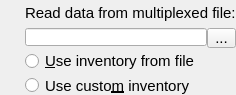
      <widget class="QFrame" name="frameFile">
       <property name="sizePolicy">
        <sizepolicy hsizetype="Expanding" vsizetype="Minimum">
         <horstretch>0</horstretch>
         <verstretch>0</verstretch>
        </sizepolicy>
       </property>
       <property name="minimumSize">
        <size>
         <width>0</width>
         <height>95</height>
        </size>
       </property>
       <property name="maximumSize">
        <size>
         <width>16777215</width>
         <height>95</height>
        </size>
       </property>
       <property name="font">
        <font>
         <pointsize>11</pointsize>
        </font>
       </property>
       <property name="frameShape">
        <enum>QFrame::NoFrame</enum>
       </property>
       <property name="frameShadow">
        <enum>QFrame::Raised</enum>
       </property>
       <layout class="QGridLayout" name="gridLayout">
        <property name="leftMargin">
         <number>25</number>
        </property>
        <property name="topMargin">
         <number>4</number>
        </property>
        <property name="rightMargin">
         <number>0</number>
        </property>
        <property name="bottomMargin">
         <number>0</number>
        </property>
        <property name="verticalSpacing">
         <number>6</number>
        </property>
        <item row="2" column="0">
         <widget class="QRadioButton" name="radioButtonFileInventory">
          <property name="font">
           <font>
            <pointsize>11</pointsize>
           </font>
          </property>
          <property name="toolTip">
           <string>&lt;html&gt;&lt;head/&gt;&lt;body&gt;&lt;p&gt;By selecting this option the file's stations will be used.&lt;/p&gt;&lt;/body&gt;&lt;/html&gt;</string>
          </property>
          <property name="text">
           <string>&amp;Use inventory from file</string>
          </property>
         </widget>
        </item>
        <item row="0" column="0">
         <widget class="QLabel" name="label_17">
          <property name="sizePolicy">
           <sizepolicy hsizetype="Minimum" vsizetype="Fixed">
            <horstretch>0</horstretch>
            <verstretch>0</verstretch>
           </sizepolicy>
          </property>
          <property name="font">
           <font>
            <pointsize>11</pointsize>
           </font>
          </property>
          <property name="text">
           <string>Read data from multiplexed file:</string>
          </property>
         </widget>
        </item>
        <item row="3" column="0">
         <widget class="QRadioButton" name="radioButtonCustomInventory">
          <property name="font">
           <font>
            <pointsize>11</pointsize>
           </font>
          </property>
          <property name="toolTip">
           <string>&lt;html&gt;&lt;head/&gt;&lt;body&gt;&lt;p&gt;By selecting this option the user will have to specify the stations.&lt;/p&gt;&lt;/body&gt;&lt;/html&gt;</string>
          </property>
          <property name="text">
           <string>Use custo&amp;m inventory</string>
          </property>
         </widget>
        </item>
        <item row="1" column="0">
         <layout class="QHBoxLayout" name="horizontalLayout_6">
          <property name="spacing">
           <number>0</number>
          </property>
          <item>
           <widget class="QLineEdit" name="lineEditFile">
            <property name="font">
             <font>
              <pointsize>11</pointsize>
             </font>
            </property>
            <property name="toolTip">
             <string>&lt;html&gt;&lt;head/&gt;&lt;body&gt;&lt;p&gt;File path of the file to be processed.&lt;/p&gt;&lt;/body&gt;&lt;/html&gt;</string>
            </property>
           </widget>
          </item>
          <item>
           <widget class="QToolButton" name="toolButtonFile">
            <property name="minimumSize">
             <size>
              <width>16</width>
              <height>20</height>
             </size>
            </property>
            <property name="font">
             <font>
              <pointsize>11</pointsize>
             </font>
            </property>
            <property name="toolTip">
             <string>&lt;html&gt;&lt;head/&gt;&lt;body&gt;&lt;table border=&quot;1&quot; style=&quot; margin-top:0px; margin-bottom:10px; margin-left:0px; margin-right:0px;&quot; cellspacing=&quot;2&quot; cellpadding=&quot;0&quot; bgcolor=&quot;#ffffff&quot;&gt;&lt;thead&gt;&lt;tr&gt;&lt;td bgcolor=&quot;#eeddee&quot; style=&quot; vertical-align:bottom; padding-left:5; padding-right:5; padding-top:3; padding-bottom:3;&quot;&gt;&lt;p align=&quot;center&quot;&gt;&lt;span style=&quot; font-family:'sans-serif'; font-weight:600; color:#000000; background-color:#eeddee;&quot;&gt;Format&lt;/span&gt;&lt;/p&gt;&lt;/td&gt;&lt;td bgcolor=&quot;#eeddee&quot; style=&quot; vertical-align:bottom; padding-left:5; padding-right:5; padding-top:3; padding-bottom:3;&quot;&gt;&lt;p align=&quot;center&quot;&gt;&lt;span style=&quot; font-family:'sans-serif'; font-weight:600; color:#000000; background-color:#eeddee;&quot;&gt;Required Module&lt;/span&gt;&lt;/p&gt;&lt;/td&gt;&lt;td bgcolor=&quot;#eeddee&quot; style=&quot; vertical-align:bottom; padding-left:5; padding-right:5; padding-top:3; padding-bottom:3;&quot;&gt;&lt;p align=&quot;center&quot;&gt;&lt;a name=&quot;linked-function-call&quot;/&gt;&lt;span style=&quot; font-family:'sans-serif'; font-weight:600; color:#000000;&quot;&gt;L&lt;/span&gt;&lt;span style=&quot; font-family:'sans-serif'; font-weight:600; color:#000000;&quot;&gt;inked Function Call&lt;/span&gt;&lt;/p&gt;&lt;/td&gt;&lt;/tr&gt;&lt;/thead&gt;&lt;tr&gt;&lt;td bgcolor=&quot;#eeeeff&quot; style=&quot; vertical-align:top; padding-left:5; padding-right:5; padding-top:3; padding-bottom:3;&quot;&gt;&lt;p&gt;&lt;span style=&quot; font-family:'sans-serif'; color:#000000; background-color:#eeeeff;&quot;&gt;MSEED&lt;/span&gt;&lt;/p&gt;&lt;/td&gt;&lt;td bgcolor=&quot;#eeeeff&quot; style=&quot; vertical-align:top; padding-left:5; padding-right:5; padding-top:3; padding-bottom:3;&quot;&gt;&lt;p&gt;&lt;a href=&quot;http://docs.obspy.org/packages/obspy.mseed.html#module-obspy.mseed&quot;&gt;&lt;span style=&quot; font-family:'Consolas,Menlo,Monaco,LucidaConsole,LiberationMono,DejaVuSansMono,BitstreamVeraSansMono,CourierNew,monospace,serif'; font-weight:600; text-decoration: underline; color:#355f7c; background-color:#eeeeff;&quot;&gt;obspy.mseed&lt;/span&gt;&lt;/a&gt;&lt;/p&gt;&lt;/td&gt;&lt;td bgcolor=&quot;#eeeeff&quot; style=&quot; vertical-align:top; padding-left:5; padding-right:5; padding-top:3; padding-bottom:3;&quot;&gt;&lt;p&gt;&lt;a href=&quot;http://docs.obspy.org/packages/autogen/obspy.mseed.core.readMSEED.html#obspy.mseed.core.readMSEED&quot;&gt;&lt;span style=&quot; font-family:'Consolas,Menlo,Monaco,LucidaConsole,LiberationMono,DejaVuSansMono,BitstreamVeraSansMono,CourierNew,monospace,serif'; font-weight:600; text-decoration: underline; color:#355f7c; background-color:#eeeeff;&quot;&gt;obspy.mseed.core.readMSEED()&lt;/span&gt;&lt;/a&gt;&lt;/p&gt;&lt;/td&gt;&lt;/tr&gt;&lt;tr&gt;&lt;td bgcolor=&quot;#eeeeff&quot; style=&quot; vertical-align:top; padding-left:5; padding-right:5; padding-top:3; padding-bottom:3;&quot;&gt;&lt;p&gt;&lt;span style=&quot; font-family:'sans-serif'; color:#000000; background-color:#eeeeff;&quot;&gt;SAC&lt;/span&gt;&lt;/p&gt;&lt;/td&gt;&lt;td bgcolor=&quot;#eeeeff&quot; style=&quot; vertical-align:top; padding-left:5; padding-right:5; padding-top:3; padding-bottom:3;&quot;&gt;&lt;p&gt;&lt;a href=&quot;http://docs.obspy.org/packages/obspy.sac.html#module-obspy.sac&quot;&gt;&lt;span style=&quot; font-family:'Consolas,Menlo,Monaco,LucidaConsole,LiberationMono,DejaVuSansMono,BitstreamVeraSansMono,CourierNew,monospace,serif'; font-weight:600; text-decoration: underline; color:#355f7c; background-color:#eeeeff;&quot;&gt;obspy.sac&lt;/span&gt;&lt;/a&gt;&lt;/p&gt;&lt;/td&gt;&lt;td bgcolor=&quot;#eeeeff&quot; style=&quot; vertical-align:top; padding-left:5; padding-right:5; padding-top:3; padding-bottom:3;&quot;&gt;&lt;p&gt;&lt;a href=&quot;http://docs.obspy.org/packages/autogen/obspy.sac.core.readSAC.html#obspy.sac.core.readSAC&quot;&gt;&lt;span style=&quot; font-family:'Consolas,Menlo,Monaco,LucidaConsole,LiberationMono,DejaVuSansMono,BitstreamVeraSansMono,CourierNew,monospace,serif'; font-weight:600; text-decoration: underline; color:#355f7c; background-color:#eeeeff;&quot;&gt;obspy.sac.core.readSAC()&lt;/span&gt;&lt;/a&gt;&lt;/p&gt;&lt;/td&gt;&lt;/tr&gt;&lt;tr&gt;&lt;td bgcolor=&quot;#eeeeff&quot; style=&quot; vertical-align:top; padding-left:5; padding-right:5; padding-top:3; padding-bottom:3;&quot;&gt;&lt;p&gt;&lt;span style=&quot; font-family:'sans-serif'; color:#000000; background-color:#eeeeff;&quot;&gt;GSE2&lt;/span&gt;&lt;/p&gt;&lt;/td&gt;&lt;td bgcolor=&quot;#eeeeff&quot; style=&quot; vertical-align:top; padding-left:5; padding-right:5; padding-top:3; padding-bottom:3;&quot;&gt;&lt;p&gt;&lt;a href=&quot;http://docs.obspy.org/packages/obspy.gse2.html#module-obspy.gse2&quot;&gt;&lt;span style=&quot; font-family:'Consolas,Menlo,Monaco,LucidaConsole,LiberationMono,DejaVuSansMono,BitstreamVeraSansMono,CourierNew,monospace,serif'; font-weight:600; text-decoration: underline; color:#355f7c; background-color:#eeeeff;&quot;&gt;obspy.gse2&lt;/span&gt;&lt;/a&gt;&lt;/p&gt;&lt;/td&gt;&lt;td bgcolor=&quot;#eeeeff&quot; style=&quot; vertical-align:top; padding-left:5; padding-right:5; padding-top:3; padding-bottom:3;&quot;&gt;&lt;p&gt;&lt;a href=&quot;http://docs.obspy.org/packages/autogen/obspy.gse2.core.readGSE2.html#obspy.gse2.core.readGSE2&quot;&gt;&lt;span style=&quot; font-family:'Consolas,Menlo,Monaco,LucidaConsole,LiberationMono,DejaVuSansMono,BitstreamVeraSansMono,CourierNew,monospace,serif'; font-weight:600; text-decoration: underline; color:#355f7c; background-color:#eeeeff;&quot;&gt;obspy.gse2.core.readGSE2()&lt;/span&gt;&lt;/a&gt;&lt;/p&gt;&lt;/td&gt;&lt;/tr&gt;&lt;tr&gt;&lt;td bgcolor=&quot;#eeeeff&quot; style=&quot; vertical-align:top; padding-left:5; padding-right:5; padding-top:3; padding-bottom:3;&quot;&gt;&lt;p&gt;&lt;span style=&quot; font-family:'sans-serif'; color:#000000; background-color:#eeeeff;&quot;&gt;SEISAN&lt;/span&gt;&lt;/p&gt;&lt;/td&gt;&lt;td bgcolor=&quot;#eeeeff&quot; style=&quot; vertical-align:top; padding-left:5; padding-right:5; padding-top:3; padding-bottom:3;&quot;&gt;&lt;p&gt;&lt;a href=&quot;http://docs.obspy.org/packages/obspy.seisan.html#module-obspy.seisan&quot;&gt;&lt;span style=&quot; font-family:'Consolas,Menlo,Monaco,LucidaConsole,LiberationMono,DejaVuSansMono,BitstreamVeraSansMono,CourierNew,monospace,serif'; font-weight:600; text-decoration: underline; color:#355f7c; background-color:#eeeeff;&quot;&gt;obspy.seisan&lt;/span&gt;&lt;/a&gt;&lt;/p&gt;&lt;/td&gt;&lt;td bgcolor=&quot;#eeeeff&quot; style=&quot; vertical-align:top; padding-left:5; padding-right:5; padding-top:3; padding-bottom:3;&quot;&gt;&lt;p&gt;&lt;a href=&quot;http://docs.obspy.org/packages/autogen/obspy.seisan.core.readSEISAN.html#obspy.seisan.core.readSEISAN&quot;&gt;&lt;span style=&quot; font-family:'Consolas,Menlo,Monaco,LucidaConsole,LiberationMono,DejaVuSansMono,BitstreamVeraSansMono,CourierNew,monospace,serif'; font-weight:600; text-decoration: underline; color:#355f7c; background-color:#eeeeff;&quot;&gt;obspy.seisan.core.readSEISAN()&lt;/span&gt;&lt;/a&gt;&lt;/p&gt;&lt;/td&gt;&lt;/tr&gt;&lt;tr&gt;&lt;td bgcolor=&quot;#eeeeff&quot; style=&quot; vertical-align:top; padding-left:5; padding-right:5; padding-top:3; padding-bottom:3;&quot;&gt;&lt;p&gt;&lt;span style=&quot; font-family:'sans-serif'; color:#000000; background-color:#eeeeff;&quot;&gt;SACXY&lt;/span&gt;&lt;/p&gt;&lt;/td&gt;&lt;td bgcolor=&quot;#eeeeff&quot; style=&quot; vertical-align:top; padding-left:5; padding-right:5; padding-top:3; padding-bottom:3;&quot;&gt;&lt;p&gt;&lt;a href=&quot;http://docs.obspy.org/packages/obspy.sac.html#module-obspy.sac&quot;&gt;&lt;span style=&quot; font-family:'Consolas,Menlo,Monaco,LucidaConsole,LiberationMono,DejaVuSansMono,BitstreamVeraSansMono,CourierNew,monospace,serif'; font-weight:600; text-decoration: underline; color:#355f7c; background-color:#eeeeff;&quot;&gt;obspy.sac&lt;/span&gt;&lt;/a&gt;&lt;/p&gt;&lt;/td&gt;&lt;td bgcolor=&quot;#eeeeff&quot; style=&quot; vertical-align:top; padding-left:5; padding-right:5; padding-top:3; padding-bottom:3;&quot;&gt;&lt;p&gt;&lt;a href=&quot;http://docs.obspy.org/packages/autogen/obspy.sac.core.readSACXY.html#obspy.sac.core.readSACXY&quot;&gt;&lt;span style=&quot; font-family:'Consolas,Menlo,Monaco,LucidaConsole,LiberationMono,DejaVuSansMono,BitstreamVeraSansMono,CourierNew,monospace,serif'; font-weight:600; text-decoration: underline; color:#355f7c; background-color:#eeeeff;&quot;&gt;obspy.sac.core.readSACXY()&lt;/span&gt;&lt;/a&gt;&lt;/p&gt;&lt;/td&gt;&lt;/tr&gt;&lt;tr&gt;&lt;td bgcolor=&quot;#eeeeff&quot; style=&quot; vertical-align:top; padding-left:5; padding-right:5; padding-top:3; padding-bottom:3;&quot;&gt;&lt;p&gt;&lt;span style=&quot; font-family:'sans-serif'; color:#000000; background-color:#eeeeff;&quot;&gt;GSE1&lt;/span&gt;&lt;/p&gt;&lt;/td&gt;&lt;td bgcolor=&quot;#eeeeff&quot; style=&quot; vertical-align:top; padding-left:5; padding-right:5; padding-top:3; padding-bottom:3;&quot;&gt;&lt;p&gt;&lt;a href=&quot;http://docs.obspy.org/packages/obspy.gse2.html#module-obspy.gse2&quot;&gt;&lt;span style=&quot; font-family:'Consolas,Menlo,Monaco,LucidaConsole,LiberationMono,DejaVuSansMono,BitstreamVeraSansMono,CourierNew,monospace,serif'; font-weight:600; text-decoration: underline; color:#355f7c; background-color:#eeeeff;&quot;&gt;obspy.gse2&lt;/span&gt;&lt;/a&gt;&lt;/p&gt;&lt;/td&gt;&lt;td bgcolor=&quot;#eeeeff&quot; style=&quot; vertical-align:top; padding-left:5; padding-right:5; padding-top:3; padding-bottom:3;&quot;&gt;&lt;p&gt;&lt;a href=&quot;http://docs.obspy.org/packages/autogen/obspy.gse2.core.readGSE1.html#obspy.gse2.core.readGSE1&quot;&gt;&lt;span style=&quot; font-family:'Consolas,Menlo,Monaco,LucidaConsole,LiberationMono,DejaVuSansMono,BitstreamVeraSansMono,CourierNew,monospace,serif'; font-weight:600; text-decoration: underline; color:#355f7c; background-color:#eeeeff;&quot;&gt;obspy.gse2.core.readGSE1()&lt;/span&gt;&lt;/a&gt;&lt;/p&gt;&lt;/td&gt;&lt;/tr&gt;&lt;tr&gt;&lt;td bgcolor=&quot;#eeeeff&quot; style=&quot; vertical-align:top; padding-left:5; padding-right:5; padding-top:3; padding-bottom:3;&quot;&gt;&lt;p&gt;&lt;span style=&quot; font-family:'sans-serif'; color:#000000; background-color:#eeeeff;&quot;&gt;Q&lt;/span&gt;&lt;/p&gt;&lt;/td&gt;&lt;td bgcolor=&quot;#eeeeff&quot; style=&quot; vertical-align:top; padding-left:5; padding-right:5; padding-top:3; padding-bottom:3;&quot;&gt;&lt;p&gt;&lt;a href=&quot;http://docs.obspy.org/packages/obspy.sh.html#module-obspy.sh&quot;&gt;&lt;span style=&quot; font-family:'Consolas,Menlo,Monaco,LucidaConsole,LiberationMono,DejaVuSansMono,BitstreamVeraSansMono,CourierNew,monospace,serif'; font-weight:600; text-decoration: underline; color:#355f7c; background-color:#eeeeff;&quot;&gt;obspy.sh&lt;/span&gt;&lt;/a&gt;&lt;/p&gt;&lt;/td&gt;&lt;td bgcolor=&quot;#eeeeff&quot; style=&quot; vertical-align:top; padding-left:5; padding-right:5; padding-top:3; padding-bottom:3;&quot;&gt;&lt;p&gt;&lt;a href=&quot;http://docs.obspy.org/packages/autogen/obspy.sh.core.readQ.html#obspy.sh.core.readQ&quot;&gt;&lt;span style=&quot; font-family:'Consolas,Menlo,Monaco,LucidaConsole,LiberationMono,DejaVuSansMono,BitstreamVeraSansMono,CourierNew,monospace,serif'; font-weight:600; text-decoration: underline; color:#355f7c; background-color:#eeeeff;&quot;&gt;obspy.sh.core.readQ()&lt;/span&gt;&lt;/a&gt;&lt;/p&gt;&lt;/td&gt;&lt;/tr&gt;&lt;tr&gt;&lt;td bgcolor=&quot;#eeeeff&quot; style=&quot; vertical-align:top; padding-left:5; padding-right:5; padding-top:3; padding-bottom:3;&quot;&gt;&lt;p&gt;&lt;span style=&quot; font-family:'sans-serif'; color:#000000; background-color:#eeeeff;&quot;&gt;SH_ASC&lt;/span&gt;&lt;/p&gt;&lt;/td&gt;&lt;td bgcolor=&quot;#eeeeff&quot; style=&quot; vertical-align:top; padding-left:5; padding-right:5; padding-top:3; padding-bottom:3;&quot;&gt;&lt;p&gt;&lt;a href=&quot;http://docs.obspy.org/packages/obspy.sh.html#module-obspy.sh&quot;&gt;&lt;span style=&quot; font-family:'Consolas,Menlo,Monaco,LucidaConsole,LiberationMono,DejaVuSansMono,BitstreamVeraSansMono,CourierNew,monospace,serif'; font-weight:600; text-decoration: underline; color:#355f7c; background-color:#eeeeff;&quot;&gt;obspy.sh&lt;/span&gt;&lt;/a&gt;&lt;/p&gt;&lt;/td&gt;&lt;td bgcolor=&quot;#eeeeff&quot; style=&quot; vertical-align:top; padding-left:5; padding-right:5; padding-top:3; padding-bottom:3;&quot;&gt;&lt;p&gt;&lt;a href=&quot;http://docs.obspy.org/packages/autogen/obspy.sh.core.readASC.html#obspy.sh.core.readASC&quot;&gt;&lt;span style=&quot; font-family:'Consolas,Menlo,Monaco,LucidaConsole,LiberationMono,DejaVuSansMono,BitstreamVeraSansMono,CourierNew,monospace,serif'; font-weight:600; text-decoration: underline; color:#355f7c; background-color:#eeeeff;&quot;&gt;obspy.sh.core.readASC()&lt;/span&gt;&lt;/a&gt;&lt;/p&gt;&lt;/td&gt;&lt;/tr&gt;&lt;tr&gt;&lt;td bgcolor=&quot;#eeeeff&quot; style=&quot; vertical-align:top; padding-left:5; padding-right:5; padding-top:3; padding-bottom:3;&quot;&gt;&lt;p&gt;&lt;span style=&quot; font-family:'sans-serif'; color:#000000; background-color:#eeeeff;&quot;&gt;SLIST&lt;/span&gt;&lt;/p&gt;&lt;/td&gt;&lt;td bgcolor=&quot;#eeeeff&quot; style=&quot; vertical-align:top; padding-left:5; padding-right:5; padding-top:3; padding-bottom:3;&quot;&gt;&lt;p&gt;&lt;a href=&quot;http://docs.obspy.org/packages/obspy.core.html#module-obspy.core&quot;&gt;&lt;span style=&quot; font-family:'Consolas,Menlo,Monaco,LucidaConsole,LiberationMono,DejaVuSansMono,BitstreamVeraSansMono,CourierNew,monospace,serif'; font-weight:600; text-decoration: underline; color:#355f7c; background-color:#eeeeff;&quot;&gt;obspy.core&lt;/span&gt;&lt;/a&gt;&lt;/p&gt;&lt;/td&gt;&lt;td bgcolor=&quot;#eeeeff&quot; style=&quot; vertical-align:top; padding-left:5; padding-right:5; padding-top:3; padding-bottom:3;&quot;&gt;&lt;p&gt;&lt;a href=&quot;http://docs.obspy.org/packages/autogen/obspy.core.ascii.readSLIST.html#obspy.core.ascii.readSLIST&quot;&gt;&lt;span style=&quot; font-family:'Consolas,Menlo,Monaco,LucidaConsole,LiberationMono,DejaVuSansMono,BitstreamVeraSansMono,CourierNew,monospace,serif'; font-weight:600; text-decoration: underline; color:#355f7c; background-color:#eeeeff;&quot;&gt;obspy.core.ascii.readSLIST()&lt;/span&gt;&lt;/a&gt;&lt;/p&gt;&lt;/td&gt;&lt;/tr&gt;&lt;tr&gt;&lt;td bgcolor=&quot;#eeeeff&quot; style=&quot; vertical-align:top; padding-left:5; padding-right:5; padding-top:3; padding-bottom:3;&quot;&gt;&lt;p&gt;&lt;span style=&quot; font-family:'sans-serif'; color:#000000; background-color:#eeeeff;&quot;&gt;TSPAIR&lt;/span&gt;&lt;/p&gt;&lt;/td&gt;&lt;td bgcolor=&quot;#eeeeff&quot; style=&quot; vertical-align:top; padding-left:5; padding-right:5; padding-top:3; padding-bottom:3;&quot;&gt;&lt;p&gt;&lt;a href=&quot;http://docs.obspy.org/packages/obspy.core.html#module-obspy.core&quot;&gt;&lt;span style=&quot; font-family:'Consolas,Menlo,Monaco,LucidaConsole,LiberationMono,DejaVuSansMono,BitstreamVeraSansMono,CourierNew,monospace,serif'; font-weight:600; text-decoration: underline; color:#355f7c; background-color:#eeeeff;&quot;&gt;obspy.core&lt;/span&gt;&lt;/a&gt;&lt;/p&gt;&lt;/td&gt;&lt;td bgcolor=&quot;#eeeeff&quot; style=&quot; vertical-align:top; padding-left:5; padding-right:5; padding-top:3; padding-bottom:3;&quot;&gt;&lt;p&gt;&lt;a href=&quot;http://docs.obspy.org/packages/autogen/obspy.core.ascii.readTSPAIR.html#obspy.core.ascii.readTSPAIR&quot;&gt;&lt;span style=&quot; font-family:'Consolas,Menlo,Monaco,LucidaConsole,LiberationMono,DejaVuSansMono,BitstreamVeraSansMono,CourierNew,monospace,serif'; font-weight:600; text-decoration: underline; color:#355f7c; background-color:#eeeeff;&quot;&gt;obspy.core.ascii.readTSPAIR()&lt;/span&gt;&lt;/a&gt;&lt;/p&gt;&lt;/td&gt;&lt;/tr&gt;&lt;tr&gt;&lt;td bgcolor=&quot;#eeeeff&quot; style=&quot; vertical-align:top; padding-left:5; padding-right:5; padding-top:3; padding-bottom:3;&quot;&gt;&lt;p&gt;&lt;span style=&quot; font-family:'sans-serif'; color:#000000; background-color:#eeeeff;&quot;&gt;Y&lt;/span&gt;&lt;/p&gt;&lt;/td&gt;&lt;td bgcolor=&quot;#eeeeff&quot; style=&quot; vertical-align:top; padding-left:5; padding-right:5; padding-top:3; padding-bottom:3;&quot;&gt;&lt;p&gt;&lt;a href=&quot;http://docs.obspy.org/packages/obspy.y.html#module-obspy.y&quot;&gt;&lt;span style=&quot; font-family:'Consolas,Menlo,Monaco,LucidaConsole,LiberationMono,DejaVuSansMono,BitstreamVeraSansMono,CourierNew,monospace,serif'; font-weight:600; text-decoration: underline; color:#355f7c; background-color:#eeeeff;&quot;&gt;obspy.y&lt;/span&gt;&lt;/a&gt;&lt;/p&gt;&lt;/td&gt;&lt;td bgcolor=&quot;#eeeeff&quot; style=&quot; vertical-align:top; padding-left:5; padding-right:5; padding-top:3; padding-bottom:3;&quot;&gt;&lt;p&gt;&lt;a href=&quot;http://docs.obspy.org/packages/autogen/obspy.y.core.readY.html#obspy.y.core.readY&quot;&gt;&lt;span style=&quot; font-family:'Consolas,Menlo,Monaco,LucidaConsole,LiberationMono,DejaVuSansMono,BitstreamVeraSansMono,CourierNew,monospace,serif'; font-weight:600; text-decoration: underline; color:#355f7c; background-color:#eeeeff;&quot;&gt;obspy.y.core.readY()&lt;/span&gt;&lt;/a&gt;&lt;/p&gt;&lt;/td&gt;&lt;/tr&gt;&lt;tr&gt;&lt;td bgcolor=&quot;#eeeeff&quot; style=&quot; vertical-align:top; padding-left:5; padding-right:5; padding-top:3; padding-bottom:3;&quot;&gt;&lt;p&gt;&lt;span style=&quot; font-family:'sans-serif'; color:#000000; background-color:#eeeeff;&quot;&gt;SEGY&lt;/span&gt;&lt;/p&gt;&lt;/td&gt;&lt;td bgcolor=&quot;#eeeeff&quot; style=&quot; vertical-align:top; padding-left:5; padding-right:5; padding-top:3; padding-bottom:3;&quot;&gt;&lt;p&gt;&lt;a href=&quot;http://docs.obspy.org/packages/obspy.segy.html#module-obspy.segy&quot;&gt;&lt;span style=&quot; font-family:'Consolas,Menlo,Monaco,LucidaConsole,LiberationMono,DejaVuSansMono,BitstreamVeraSansMono,CourierNew,monospace,serif'; font-weight:600; text-decoration: underline; color:#355f7c; background-color:#eeeeff;&quot;&gt;obspy.segy&lt;/span&gt;&lt;/a&gt;&lt;/p&gt;&lt;/td&gt;&lt;td bgcolor=&quot;#eeeeff&quot; style=&quot; vertical-align:top; padding-left:5; padding-right:5; padding-top:3; padding-bottom:3;&quot;&gt;&lt;p&gt;&lt;a href=&quot;http://docs.obspy.org/packages/autogen/obspy.segy.core.readSEGY.html#obspy.segy.core.readSEGY&quot;&gt;&lt;span style=&quot; font-family:'Consolas,Menlo,Monaco,LucidaConsole,LiberationMono,DejaVuSansMono,BitstreamVeraSansMono,CourierNew,monospace,serif'; font-weight:600; text-decoration: underline; color:#355f7c; background-color:#eeeeff;&quot;&gt;obspy.segy.core.readSEGY()&lt;/span&gt;&lt;/a&gt;&lt;/p&gt;&lt;/td&gt;&lt;/tr&gt;&lt;tr&gt;&lt;td bgcolor=&quot;#eeeeff&quot; style=&quot; vertical-align:top; padding-left:5; padding-right:5; padding-top:3; padding-bottom:3;&quot;&gt;&lt;p&gt;&lt;span style=&quot; font-family:'sans-serif'; color:#000000; background-color:#eeeeff;&quot;&gt;SU&lt;/span&gt;&lt;/p&gt;&lt;/td&gt;&lt;td bgcolor=&quot;#eeeeff&quot; style=&quot; vertical-align:top; padding-left:5; padding-right:5; padding-top:3; padding-bottom:3;&quot;&gt;&lt;p&gt;&lt;a href=&quot;http://docs.obspy.org/packages/obspy.segy.html#module-obspy.segy&quot;&gt;&lt;span style=&quot; font-family:'Consolas,Menlo,Monaco,LucidaConsole,LiberationMono,DejaVuSansMono,BitstreamVeraSansMono,CourierNew,monospace,serif'; font-weight:600; text-decoration: underline; color:#355f7c; background-color:#eeeeff;&quot;&gt;obspy.segy&lt;/span&gt;&lt;/a&gt;&lt;/p&gt;&lt;/td&gt;&lt;td bgcolor=&quot;#eeeeff&quot; style=&quot; vertical-align:top; padding-left:5; padding-right:5; padding-top:3; padding-bottom:3;&quot;&gt;&lt;p&gt;&lt;a href=&quot;http://docs.obspy.org/packages/autogen/obspy.segy.core.readSU.html#obspy.segy.core.readSU&quot;&gt;&lt;span style=&quot; font-family:'Consolas,Menlo,Monaco,LucidaConsole,LiberationMono,DejaVuSansMono,BitstreamVeraSansMono,CourierNew,monospace,serif'; font-weight:600; text-decoration: underline; color:#355f7c; background-color:#eeeeff;&quot;&gt;obspy.segy.core.readSU()&lt;/span&gt;&lt;/a&gt;&lt;/p&gt;&lt;/td&gt;&lt;/tr&gt;&lt;tr&gt;&lt;td bgcolor=&quot;#eeeeff&quot; style=&quot; vertical-align:top; padding-left:5; padding-right:5; padding-top:3; padding-bottom:3;&quot;&gt;&lt;p&gt;&lt;span style=&quot; font-family:'sans-serif'; color:#000000; background-color:#eeeeff;&quot;&gt;SEG2&lt;/span&gt;&lt;/p&gt;&lt;/td&gt;&lt;td bgcolor=&quot;#eeeeff&quot; style=&quot; vertical-align:top; padding-left:5; padding-right:5; padding-top:3; padding-bottom:3;&quot;&gt;&lt;p&gt;&lt;a href=&quot;http://docs.obspy.org/packages/obspy.seg2.html#module-obspy.seg2&quot;&gt;&lt;span style=&quot; font-family:'Consolas,Menlo,Monaco,LucidaConsole,LiberationMono,DejaVuSansMono,BitstreamVeraSansMono,CourierNew,monospace,serif'; font-weight:600; text-decoration: underline; color:#355f7c; background-color:#eeeeff;&quot;&gt;obspy.seg2&lt;/span&gt;&lt;/a&gt;&lt;/p&gt;&lt;/td&gt;&lt;td bgcolor=&quot;#eeeeff&quot; style=&quot; vertical-align:top; padding-left:5; padding-right:5; padding-top:3; padding-bottom:3;&quot;&gt;&lt;p&gt;&lt;a href=&quot;http://docs.obspy.org/packages/autogen/obspy.seg2.seg2.readSEG2.html#obspy.seg2.seg2.readSEG2&quot;&gt;&lt;span style=&quot; font-family:'Consolas,Menlo,Monaco,LucidaConsole,LiberationMono,DejaVuSansMono,BitstreamVeraSansMono,CourierNew,monospace,serif'; font-weight:600; text-decoration: underline; color:#355f7c; background-color:#eeeeff;&quot;&gt;obspy.seg2.seg2.readSEG2()&lt;/span&gt;&lt;/a&gt;&lt;/p&gt;&lt;/td&gt;&lt;/tr&gt;&lt;tr&gt;&lt;td bgcolor=&quot;#eeeeff&quot; style=&quot; vertical-align:top; padding-left:5; padding-right:5; padding-top:3; padding-bottom:3;&quot;&gt;&lt;p&gt;&lt;span style=&quot; font-family:'sans-serif'; color:#000000; background-color:#eeeeff;&quot;&gt;WAV&lt;/span&gt;&lt;/p&gt;&lt;/td&gt;&lt;td bgcolor=&quot;#eeeeff&quot; style=&quot; vertical-align:top; padding-left:5; padding-right:5; padding-top:3; padding-bottom:3;&quot;&gt;&lt;p&gt;&lt;a href=&quot;http://docs.obspy.org/packages/obspy.wav.html#module-obspy.wav&quot;&gt;&lt;span style=&quot; font-family:'Consolas,Menlo,Monaco,LucidaConsole,LiberationMono,DejaVuSansMono,BitstreamVeraSansMono,CourierNew,monospace,serif'; font-weight:600; text-decoration: underline; color:#355f7c; background-color:#eeeeff;&quot;&gt;obspy.wav&lt;/span&gt;&lt;/a&gt;&lt;/p&gt;&lt;/td&gt;&lt;td bgcolor=&quot;#eeeeff&quot; style=&quot; vertical-align:top; padding-left:5; padding-right:5; padding-top:3; padding-bottom:3;&quot;&gt;&lt;p&gt;&lt;a href=&quot;http://docs.obspy.org/packages/autogen/obspy.wav.core.readWAV.html#obspy.wav.core.readWAV&quot;&gt;&lt;span style=&quot; font-family:'Consolas,Menlo,Monaco,LucidaConsole,LiberationMono,DejaVuSansMono,BitstreamVeraSansMono,CourierNew,monospace,serif'; font-weight:600; text-decoration: underline; color:#355f7c; background-color:#eeeeff;&quot;&gt;obspy.wav.core.readWAV()&lt;/span&gt;&lt;/a&gt;&lt;/p&gt;&lt;/td&gt;&lt;/tr&gt;&lt;tr&gt;&lt;td bgcolor=&quot;#eeeeff&quot; style=&quot; vertical-align:top; padding-left:5; padding-right:5; padding-top:3; padding-bottom:3;&quot;&gt;&lt;p&gt;&lt;span style=&quot; font-family:'sans-serif'; color:#000000; background-color:#eeeeff;&quot;&gt;PICKLE&lt;/span&gt;&lt;/p&gt;&lt;/td&gt;&lt;td bgcolor=&quot;#eeeeff&quot; style=&quot; vertical-align:top; padding-left:5; padding-right:5; padding-top:3; padding-bottom:3;&quot;&gt;&lt;p&gt;&lt;a href=&quot;http://docs.obspy.org/packages/obspy.core.html#module-obspy.core&quot;&gt;&lt;span style=&quot; font-family:'Consolas,Menlo,Monaco,LucidaConsole,LiberationMono,DejaVuSansMono,BitstreamVeraSansMono,CourierNew,monospace,serif'; font-weight:600; text-decoration: underline; color:#355f7c; background-color:#eeeeff;&quot;&gt;obspy.core&lt;/span&gt;&lt;/a&gt;&lt;/p&gt;&lt;/td&gt;&lt;td bgcolor=&quot;#eeeeff&quot; style=&quot; vertical-align:top; padding-left:5; padding-right:5; padding-top:3; padding-bottom:3;&quot;&gt;&lt;p&gt;&lt;a href=&quot;http://docs.obspy.org/packages/autogen/obspy.core.stream.readPickle.html#obspy.core.stream.readPickle&quot;&gt;&lt;span style=&quot; font-family:'Consolas,Menlo,Monaco,LucidaConsole,LiberationMono,DejaVuSansMono,BitstreamVeraSansMono,CourierNew,monospace,serif'; font-weight:600; text-decoration: underline; color:#355f7c; background-color:#eeeeff;&quot;&gt;obspy.core.stream.readPickle()&lt;/span&gt;&lt;/a&gt;&lt;/p&gt;&lt;/td&gt;&lt;/tr&gt;&lt;tr&gt;&lt;td bgcolor=&quot;#eeeeff&quot; style=&quot; vertical-align:top; padding-left:5; padding-right:5; padding-top:3; padding-bottom:3;&quot;&gt;&lt;p&gt;&lt;span style=&quot; font-family:'sans-serif'; color:#000000; background-color:#eeeeff;&quot;&gt;DATAMARK&lt;/span&gt;&lt;/p&gt;&lt;/td&gt;&lt;td bgcolor=&quot;#eeeeff&quot; style=&quot; vertical-align:top; padding-left:5; padding-right:5; padding-top:3; padding-bottom:3;&quot;&gt;&lt;p&gt;&lt;a href=&quot;http://docs.obspy.org/packages/obspy.datamark.html#module-obspy.datamark&quot;&gt;&lt;span style=&quot; font-family:'Consolas,Menlo,Monaco,LucidaConsole,LiberationMono,DejaVuSansMono,BitstreamVeraSansMono,CourierNew,monospace,serif'; font-weight:600; text-decoration: underline; color:#355f7c; background-color:#eeeeff;&quot;&gt;obspy.datamark&lt;/span&gt;&lt;/a&gt;&lt;/p&gt;&lt;/td&gt;&lt;td bgcolor=&quot;#eeeeff&quot; style=&quot; vertical-align:top; padding-left:5; padding-right:5; padding-top:3; padding-bottom:3;&quot;&gt;&lt;p&gt;&lt;a href=&quot;http://docs.obspy.org/packages/autogen/obspy.datamark.core.readDATAMARK.html#obspy.datamark.core.readDATAMARK&quot;&gt;&lt;span style=&quot; font-family:'Consolas,Menlo,Monaco,LucidaConsole,LiberationMono,DejaVuSansMono,BitstreamVeraSansMono,CourierNew,monospace,serif'; font-weight:600; text-decoration: underline; color:#355f7c; background-color:#eeeeff;&quot;&gt;obspy.datamark.core.readDATAMARK()&lt;/span&gt;&lt;/a&gt;&lt;/p&gt;&lt;/td&gt;&lt;/tr&gt;&lt;tr&gt;&lt;td bgcolor=&quot;#eeeeff&quot; style=&quot; vertical-align:top; padding-left:5; padding-right:5; padding-top:3; padding-bottom:3;&quot;&gt;&lt;p&gt;&lt;span style=&quot; font-family:'sans-serif'; color:#000000; background-color:#eeeeff;&quot;&gt;CSS&lt;/span&gt;&lt;/p&gt;&lt;/td&gt;&lt;td bgcolor=&quot;#eeeeff&quot; style=&quot; vertical-align:top; padding-left:5; padding-right:5; padding-top:3; padding-bottom:3;&quot;&gt;&lt;p&gt;&lt;a href=&quot;http://docs.obspy.org/packages/obspy.css.html#module-obspy.css&quot;&gt;&lt;span style=&quot; font-family:'Consolas,Menlo,Monaco,LucidaConsole,LiberationMono,DejaVuSansMono,BitstreamVeraSansMono,CourierNew,monospace,serif'; font-weight:600; text-decoration: underline; color:#355f7c; background-color:#eeeeff;&quot;&gt;obspy.css&lt;/span&gt;&lt;/a&gt;&lt;/p&gt;&lt;/td&gt;&lt;td bgcolor=&quot;#eeeeff&quot; style=&quot; vertical-align:top; padding-left:5; padding-right:5; padding-top:3; padding-bottom:3;&quot;&gt;&lt;p&gt;&lt;a href=&quot;http://docs.obspy.org/packages/autogen/obspy.css.core.readCSS.html#obspy.css.core.readCSS&quot;&gt;&lt;span style=&quot; font-family:'Consolas,Menlo,Monaco,LucidaConsole,LiberationMono,DejaVuSansMono,BitstreamVeraSansMono,CourierNew,monospace,serif'; font-weight:600; text-decoration: underline; color:#355f7c; background-color:#eeeeff;&quot;&gt;obspy.css.core.readCSS()&lt;/span&gt;&lt;/a&gt;&lt;/p&gt;&lt;/td&gt;&lt;/tr&gt;&lt;/table&gt;&lt;/body&gt;&lt;/html&gt;</string>
            </property>
            <property name="text">
             <string>...</string>
            </property>
           </widget>
          </item>
         </layout>
        </item>
       </layout>
      </widget>
